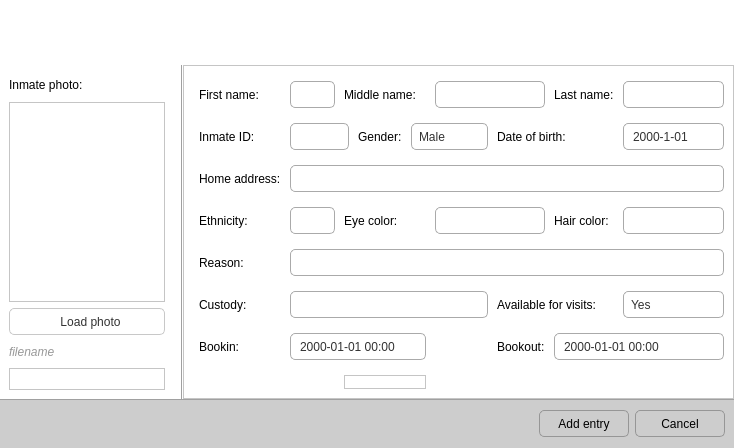
<?xml version="1.0" encoding="UTF-8"?>
<ui version="4.0">
 <class>newinmateform</class>
 <widget class="QWidget" name="newinmateform">
  <property name="geometry">
   <rect>
    <x>0</x>
    <y>0</y>
    <width>734</width>
    <height>448</height>
   </rect>
  </property>
  <property name="windowTitle">
   <string>Record editor</string>
  </property>
  <property name="windowIcon">
   <iconset resource="pms_resources.qrc">
    <normaloff>:/images/database.png</normaloff>:/images/database.png</iconset>
  </property>
  <layout class="QVBoxLayout" name="verticalLayout">
   <property name="spacing">
    <number>0</number>
   </property>
   <property name="leftMargin">
    <number>0</number>
   </property>
   <property name="topMargin">
    <number>0</number>
   </property>
   <property name="rightMargin">
    <number>0</number>
   </property>
   <property name="bottomMargin">
    <number>0</number>
   </property>
   <item>
    <widget class="QFrame" name="header">
     <property name="enabled">
      <bool>true</bool>
     </property>
     <property name="sizePolicy">
      <sizepolicy hsizetype="Expanding" vsizetype="Maximum">
       <horstretch>0</horstretch>
       <verstretch>0</verstretch>
      </sizepolicy>
     </property>
     <property name="minimumSize">
      <size>
       <width>0</width>
       <height>65</height>
      </size>
     </property>
     <property name="maximumSize">
      <size>
       <width>734</width>
       <height>65</height>
      </size>
     </property>
     <property name="styleSheet">
      <string notr="true">QWidget #header {
	background-color: rgb(255, 255, 255);
	background-image: url(:/images/newinmate_header.png);
}</string>
     </property>
     <property name="frameShape">
      <enum>QFrame::NoFrame</enum>
     </property>
     <property name="frameShadow">
      <enum>QFrame::Plain</enum>
     </property>
     <property name="lineWidth">
      <number>0</number>
     </property>
    </widget>
   </item>
   <item>
    <widget class="QFrame" name="frame_4">
     <property name="styleSheet">
      <string notr="true">QScrollBar:horizontal {
	background-color: white;
    height: 14px;
    margin: 0px 20px 0px 20px;
}

QScrollBar::handle:horizontal {
	background-color: rgb(195, 195, 195);
    min-width: 15px;
}

QScrollBar::add-line:horizontal {
	border-image: url(:/images/scroll_right.png);
    width: 16px;
    subcontrol-position: right;
    subcontrol-origin: margin;
}

QScrollBar::sub-line:horizontal {
	border-image: url(:/images/scroll_left.png);
    width: 16px;
    subcontrol-position: left;
    subcontrol-origin: margin;
}

QScrollBar:vertical {
	width:14px;
	background-color: white;
	margin: 20px 0px 20px 0px;
}

QScrollBar::handle:vertical {
	background-color: rgb(195, 195, 195);
    min-height: 15px;
}

QScrollBar::add-line:vertical {
	border-image: url(:/images/scroll_down.png);
    height: 16px;
    subcontrol-position: bottom;
    subcontrol-origin: margin;
}

QScrollBar::sub-line:vertical {
	border-image: url(:/images/scroll_up.png);
    height: 16px;
    subcontrol-position: top;
    subcontrol-origin: margin;
}

QFrame {
	background-color: rgb(255, 255, 255);
}</string>
     </property>
     <property name="frameShape">
      <enum>QFrame::NoFrame</enum>
     </property>
     <property name="frameShadow">
      <enum>QFrame::Raised</enum>
     </property>
     <layout class="QHBoxLayout" name="horizontalLayout">
      <property name="spacing">
       <number>0</number>
      </property>
      <property name="leftMargin">
       <number>0</number>
      </property>
      <property name="topMargin">
       <number>0</number>
      </property>
      <property name="rightMargin">
       <number>0</number>
      </property>
      <property name="bottomMargin">
       <number>0</number>
      </property>
      <item>
       <widget class="QFrame" name="frame">
        <property name="minimumSize">
         <size>
          <width>180</width>
          <height>0</height>
         </size>
        </property>
        <property name="maximumSize">
         <size>
          <width>180</width>
          <height>16777215</height>
         </size>
        </property>
        <property name="frameShape">
         <enum>QFrame::NoFrame</enum>
        </property>
        <property name="frameShadow">
         <enum>QFrame::Raised</enum>
        </property>
        <layout class="QVBoxLayout" name="verticalLayout_2">
         <property name="rightMargin">
          <number>15</number>
         </property>
         <item>
          <widget class="QLabel" name="label_13">
           <property name="maximumSize">
            <size>
             <width>16777215</width>
             <height>25</height>
            </size>
           </property>
           <property name="text">
            <string>Inmate photo:</string>
           </property>
          </widget>
         </item>
         <item>
          <widget class="QGraphicsView" name="gv_Photo">
           <property name="maximumSize">
            <size>
             <width>16777215</width>
             <height>200</height>
            </size>
           </property>
          </widget>
         </item>
         <item>
          <widget class="QPushButton" name="pushButton_4">
           <property name="minimumSize">
            <size>
             <width>0</width>
             <height>27</height>
            </size>
           </property>
           <property name="styleSheet">
            <string notr="true">QPushButton {
color: rgb(50, 50, 50);
padding-left:7px;
border-radius:5px;
border: 1px solid rgb(200, 200, 200);
background: qradialgradient(cx: 0.3, cy: -0.4,
fx: 0.3, fy: -0.4,
radius: 1.35, stop: 0 rgb(255, 255, 255), stop: 1 rgb(229, 229, 229));
}

QPushButton:hover {
color: rgb(255, 255, 255);
border-radius:5px;
border: 1px solid rgb(23, 120, 173);
background-color: ;
background: qradialgradient(cx: 0.3, cy: -0.4,
fx: 0.3, fy: -0.4,
radius: 1.35, stop: 0 rgb(161, 215, 255), stop: 1 #299ED6);
}

QPushButton:pressed {
border-radius:5px;
border: 1px solid #777777;
background-color: #222222;
}

QPushButton:checked {
border-radius:5px;
border: 1px solid rgb(150, 150, 150);
background-color: rgb(38, 38, 38);
}

</string>
           </property>
           <property name="text">
            <string>Load photo</string>
           </property>
          </widget>
         </item>
         <item>
          <widget class="QLabel" name="lbl_Filename">
           <property name="font">
            <font>
             <italic>true</italic>
            </font>
           </property>
           <property name="styleSheet">
            <string notr="true">color: rgb(152, 152, 152);</string>
           </property>
           <property name="text">
            <string>filename</string>
           </property>
           <property name="wordWrap">
            <bool>true</bool>
           </property>
          </widget>
         </item>
         <item>
          <widget class="QFrame" name="frame_8">
           <property name="minimumSize">
            <size>
             <width>100</width>
             <height>0</height>
            </size>
           </property>
           <property name="frameShape">
            <enum>QFrame::StyledPanel</enum>
           </property>
           <property name="frameShadow">
            <enum>QFrame::Raised</enum>
           </property>
          </widget>
         </item>
        </layout>
       </widget>
      </item>
      <item>
       <widget class="Line" name="line">
        <property name="styleSheet">
         <string notr="true">color: rgb(160, 160, 160);</string>
        </property>
        <property name="frameShadow">
         <enum>QFrame::Plain</enum>
        </property>
        <property name="orientation">
         <enum>Qt::Vertical</enum>
        </property>
       </widget>
      </item>
      <item>
       <widget class="QFrame" name="frame_2">
        <property name="frameShape">
         <enum>QFrame::StyledPanel</enum>
        </property>
        <property name="frameShadow">
         <enum>QFrame::Raised</enum>
        </property>
        <layout class="QGridLayout" name="gridLayout">
         <property name="leftMargin">
          <number>15</number>
         </property>
         <property name="topMargin">
          <number>15</number>
         </property>
         <property name="horizontalSpacing">
          <number>9</number>
         </property>
         <property name="verticalSpacing">
          <number>15</number>
         </property>
         <item row="0" column="0">
          <widget class="QLabel" name="label_3">
           <property name="text">
            <string>First name:</string>
           </property>
          </widget>
         </item>
         <item row="0" column="1">
          <widget class="QLineEdit" name="txtFirstName">
           <property name="minimumSize">
            <size>
             <width>0</width>
             <height>27</height>
            </size>
           </property>
           <property name="styleSheet">
            <string notr="true">QLineEdit {
color: rgb(50, 50, 50);
padding-left:7px;
border-radius:5px;
border: 1px solid rgb(170, 170, 170);
background: qradialgradient(cx: 0.3, cy: -0.4,
fx: 0.3, fy: -0.4,
radius: 1.35, stop: 0 rgb(254, 254, 254), stop: 1 rgb(252, 252, 252));
}

QLineEdit:hover {
border-radius:5px;
border: 1px solid rgb(23, 120, 173);
background-color: rgb(255, 255, 255);
}

QLineEdit:pressed {
border-radius:5px;
border: 1px solid #777777;
}
</string>
           </property>
          </widget>
         </item>
         <item row="0" column="2" colspan="3">
          <widget class="QLabel" name="label_14">
           <property name="text">
            <string>Middle name:</string>
           </property>
          </widget>
         </item>
         <item row="0" column="5" colspan="2">
          <widget class="QLineEdit" name="txtMidName">
           <property name="minimumSize">
            <size>
             <width>0</width>
             <height>27</height>
            </size>
           </property>
           <property name="styleSheet">
            <string notr="true">QLineEdit {
color: rgb(50, 50, 50);
padding-left:7px;
border-radius:5px;
border: 1px solid rgb(170, 170, 170);
background: qradialgradient(cx: 0.3, cy: -0.4,
fx: 0.3, fy: -0.4,
radius: 1.35, stop: 0 rgb(254, 254, 254), stop: 1 rgb(252, 252, 252));
}

QLineEdit:hover {
border-radius:5px;
border: 1px solid rgb(23, 120, 173);
background-color: rgb(255, 255, 255);
}

QLineEdit:pressed {
border-radius:5px;
border: 1px solid #777777;
}
</string>
           </property>
          </widget>
         </item>
         <item row="0" column="7">
          <widget class="QLabel" name="label_4">
           <property name="text">
            <string>Last name:</string>
           </property>
          </widget>
         </item>
         <item row="0" column="8">
          <widget class="QLineEdit" name="txtLastName">
           <property name="minimumSize">
            <size>
             <width>0</width>
             <height>27</height>
            </size>
           </property>
           <property name="styleSheet">
            <string notr="true">QLineEdit {
color: rgb(50, 50, 50);
padding-left:7px;
border-radius:5px;
border: 1px solid rgb(170, 170, 170);
background: qradialgradient(cx: 0.3, cy: -0.4,
fx: 0.3, fy: -0.4,
radius: 1.35, stop: 0 rgb(254, 254, 254), stop: 1 rgb(252, 252, 252));
}

QLineEdit:hover {
border-radius:5px;
border: 1px solid rgb(23, 120, 173);
background-color: rgb(255, 255, 255);
}

QLineEdit:pressed {
border-radius:5px;
border: 1px solid #777777;
}
</string>
           </property>
          </widget>
         </item>
         <item row="1" column="0">
          <widget class="QLabel" name="label_16">
           <property name="text">
            <string>Inmate ID:</string>
           </property>
          </widget>
         </item>
         <item row="1" column="1" colspan="2">
          <widget class="QLineEdit" name="txtID">
           <property name="minimumSize">
            <size>
             <width>0</width>
             <height>27</height>
            </size>
           </property>
           <property name="styleSheet">
            <string notr="true">QLineEdit {
color: rgb(50, 50, 50);
padding-left:7px;
border-radius:5px;
border: 1px solid rgb(170, 170, 170);
background: qradialgradient(cx: 0.3, cy: -0.4,
fx: 0.3, fy: -0.4,
radius: 1.35, stop: 0 rgb(254, 254, 254), stop: 1 rgb(252, 252, 252));
}

QLineEdit:hover {
border-radius:5px;
border: 1px solid rgb(23, 120, 173);
background-color: rgb(255, 255, 255);
}

QLineEdit:pressed {
border-radius:5px;
border: 1px solid #777777;
}
</string>
           </property>
          </widget>
         </item>
         <item row="1" column="3">
          <widget class="QLabel" name="label_6">
           <property name="text">
            <string>Gender:</string>
           </property>
          </widget>
         </item>
         <item row="1" column="4" colspan="2">
          <widget class="QComboBox" name="cmbGender">
           <property name="minimumSize">
            <size>
             <width>0</width>
             <height>27</height>
            </size>
           </property>
           <property name="styleSheet">
            <string notr="true">QComboBox {
color: rgb(50, 50, 50);
padding-left:7px;
border-radius:5px;
border: 1px solid rgb(170, 170, 170);
background: qradialgradient(cx: 0.3, cy: -0.4,
fx: 0.3, fy: -0.4,
radius: 1.35, stop: 0 rgb(254, 254, 254), stop: 1 rgb(248, 248, 248));
}

QComboBox:hover {
color: rgb(255, 255, 255);
border-radius:5px;
border: 1px solid rgb(23, 120, 173);
background-color: ;
background: qradialgradient(cx: 0.3, cy: -0.4,
fx: 0.3, fy: -0.4,
radius: 1.35, stop: 0 rgb(161, 215, 255), stop: 1 #299ED6);
}

QComboBox:pressed {
border-radius:5px;
border: 1px solid #777777;
}

QComboBox::drop-down {
	subcontrol-origin: padding;
	subcontrol-position: top right;
	width: 25px;
 
	border-top-right-radius: 3px;
	border-bottom-right-radius: 3px;
}

QComboBox::down-arrow {
	image: url(:/images/cmbbox_arrow.png);
}
</string>
           </property>
           <item>
            <property name="text">
             <string>Male</string>
            </property>
           </item>
           <item>
            <property name="text">
             <string>Female</string>
            </property>
           </item>
          </widget>
         </item>
         <item row="1" column="6" colspan="2">
          <widget class="QLabel" name="label_5">
           <property name="text">
            <string>Date of birth:</string>
           </property>
          </widget>
         </item>
         <item row="1" column="8">
          <widget class="QDateEdit" name="deDOB">
           <property name="minimumSize">
            <size>
             <width>0</width>
             <height>27</height>
            </size>
           </property>
           <property name="styleSheet">
            <string notr="true">QDateEdit {
color: rgb(50, 50, 50);
padding-left:7px;
border-radius:5px;
border: 1px solid rgb(170, 170, 170);
background: qradialgradient(cx: 0.3, cy: -0.4,
fx: 0.3, fy: -0.4,
radius: 1.35, stop: 0 rgb(254, 254, 254), stop: 1 rgb(252, 252, 252));
}

QDateEdit:hover {
border-radius:5px;
border: 1px solid rgb(23, 120, 173);
background-color: rgb(255, 255, 255);
}

QDateEdit:pressed {
border-radius:5px;
border: 1px solid #777777;
}

QDateEdit::down-button {
	subcontrol-origin: padding;
	subcontrol-position: bottom right;
	width: 25px;
 
	border-top-right-radius: 1px;
	border-bottom-right-radius: 1px;
}

QDateEdit::down-button:hover {
	background-color: rgb(227, 227, 227);
}


QDateEdit::down-arrow {
	image: url(:/images/scroll_down.png);
}

QDateEdit::up-button {
	subcontrol-origin: padding;
	subcontrol-position: top right;
	width: 25px;
 
	border-top-right-radius: 1px;
	border-bottom-right-radius: 1px;
}

QDateEdit::up-button:hover {
	background-color: rgb(227, 227, 227);
}

QDateEdit::up-arrow {
	image: url(:/images/scroll_up.png);
}
</string>
           </property>
           <property name="displayFormat">
            <string>yyyy-M-dd</string>
           </property>
          </widget>
         </item>
         <item row="2" column="0">
          <widget class="QLabel" name="label_8">
           <property name="text">
            <string>Home address:</string>
           </property>
          </widget>
         </item>
         <item row="2" column="1" colspan="8">
          <widget class="QLineEdit" name="txtAddress">
           <property name="minimumSize">
            <size>
             <width>0</width>
             <height>27</height>
            </size>
           </property>
           <property name="styleSheet">
            <string notr="true">QLineEdit {
color: rgb(50, 50, 50);
padding-left:7px;
border-radius:5px;
border: 1px solid rgb(170, 170, 170);
background: qradialgradient(cx: 0.3, cy: -0.4,
fx: 0.3, fy: -0.4,
radius: 1.35, stop: 0 rgb(254, 254, 254), stop: 1 rgb(252, 252, 252));
}

QLineEdit:hover {
border-radius:5px;
border: 1px solid rgb(23, 120, 173);
background-color: rgb(255, 255, 255);
}

QLineEdit:pressed {
border-radius:5px;
border: 1px solid #777777;
}
</string>
           </property>
          </widget>
         </item>
         <item row="3" column="0">
          <widget class="QLabel" name="label_7">
           <property name="text">
            <string>Ethnicity:</string>
           </property>
          </widget>
         </item>
         <item row="3" column="1">
          <widget class="QLineEdit" name="txtEth">
           <property name="minimumSize">
            <size>
             <width>0</width>
             <height>27</height>
            </size>
           </property>
           <property name="styleSheet">
            <string notr="true">QLineEdit {
color: rgb(50, 50, 50);
padding-left:7px;
border-radius:5px;
border: 1px solid rgb(170, 170, 170);
background: qradialgradient(cx: 0.3, cy: -0.4,
fx: 0.3, fy: -0.4,
radius: 1.35, stop: 0 rgb(254, 254, 254), stop: 1 rgb(252, 252, 252));
}

QLineEdit:hover {
border-radius:5px;
border: 1px solid rgb(23, 120, 173);
background-color: rgb(255, 255, 255);
}

QLineEdit:pressed {
border-radius:5px;
border: 1px solid #777777;
}
</string>
           </property>
          </widget>
         </item>
         <item row="3" column="2" colspan="2">
          <widget class="QLabel" name="label_9">
           <property name="text">
            <string>Eye color:</string>
           </property>
          </widget>
         </item>
         <item row="3" column="5" colspan="2">
          <widget class="QLineEdit" name="txtEyes">
           <property name="minimumSize">
            <size>
             <width>0</width>
             <height>27</height>
            </size>
           </property>
           <property name="styleSheet">
            <string notr="true">QLineEdit {
color: rgb(50, 50, 50);
padding-left:7px;
border-radius:5px;
border: 1px solid rgb(170, 170, 170);
background: qradialgradient(cx: 0.3, cy: -0.4,
fx: 0.3, fy: -0.4,
radius: 1.35, stop: 0 rgb(254, 254, 254), stop: 1 rgb(252, 252, 252));
}

QLineEdit:hover {
border-radius:5px;
border: 1px solid rgb(23, 120, 173);
background-color: rgb(255, 255, 255);
}

QLineEdit:pressed {
border-radius:5px;
border: 1px solid #777777;
}
</string>
           </property>
          </widget>
         </item>
         <item row="3" column="7">
          <widget class="QLabel" name="label_10">
           <property name="text">
            <string>Hair color:</string>
           </property>
          </widget>
         </item>
         <item row="3" column="8">
          <widget class="QLineEdit" name="txtHair">
           <property name="minimumSize">
            <size>
             <width>0</width>
             <height>27</height>
            </size>
           </property>
           <property name="styleSheet">
            <string notr="true">QLineEdit {
color: rgb(50, 50, 50);
padding-left:7px;
border-radius:5px;
border: 1px solid rgb(170, 170, 170);
background: qradialgradient(cx: 0.3, cy: -0.4,
fx: 0.3, fy: -0.4,
radius: 1.35, stop: 0 rgb(254, 254, 254), stop: 1 rgb(252, 252, 252));
}

QLineEdit:hover {
border-radius:5px;
border: 1px solid rgb(23, 120, 173);
background-color: rgb(255, 255, 255);
}

QLineEdit:pressed {
border-radius:5px;
border: 1px solid #777777;
}
</string>
           </property>
          </widget>
         </item>
         <item row="4" column="0">
          <widget class="QLabel" name="label_11">
           <property name="text">
            <string>Reason:</string>
           </property>
          </widget>
         </item>
         <item row="4" column="1" colspan="8">
          <widget class="QLineEdit" name="txtReason">
           <property name="minimumSize">
            <size>
             <width>0</width>
             <height>27</height>
            </size>
           </property>
           <property name="styleSheet">
            <string notr="true">QLineEdit {
color: rgb(50, 50, 50);
padding-left:7px;
border-radius:5px;
border: 1px solid rgb(170, 170, 170);
background: qradialgradient(cx: 0.3, cy: -0.4,
fx: 0.3, fy: -0.4,
radius: 1.35, stop: 0 rgb(254, 254, 254), stop: 1 rgb(252, 252, 252));
}

QLineEdit:hover {
border-radius:5px;
border: 1px solid rgb(23, 120, 173);
background-color: rgb(255, 255, 255);
}

QLineEdit:pressed {
border-radius:5px;
border: 1px solid #777777;
}
</string>
           </property>
          </widget>
         </item>
         <item row="5" column="0">
          <widget class="QLabel" name="label_12">
           <property name="text">
            <string>Custody:</string>
           </property>
          </widget>
         </item>
         <item row="5" column="1" colspan="5">
          <widget class="QLineEdit" name="txtCustody">
           <property name="minimumSize">
            <size>
             <width>0</width>
             <height>27</height>
            </size>
           </property>
           <property name="styleSheet">
            <string notr="true">QLineEdit {
color: rgb(50, 50, 50);
padding-left:7px;
border-radius:5px;
border: 1px solid rgb(170, 170, 170);
background: qradialgradient(cx: 0.3, cy: -0.4,
fx: 0.3, fy: -0.4,
radius: 1.35, stop: 0 rgb(254, 254, 254), stop: 1 rgb(252, 252, 252));
}

QLineEdit:hover {
border-radius:5px;
border: 1px solid rgb(23, 120, 173);
background-color: rgb(255, 255, 255);
}

QLineEdit:pressed {
border-radius:5px;
border: 1px solid #777777;
}
</string>
           </property>
          </widget>
         </item>
         <item row="5" column="6" colspan="2">
          <widget class="QLabel" name="label_15">
           <property name="text">
            <string>Available for visits:</string>
           </property>
          </widget>
         </item>
         <item row="5" column="8">
          <widget class="QComboBox" name="cmbAvailable">
           <property name="minimumSize">
            <size>
             <width>0</width>
             <height>27</height>
            </size>
           </property>
           <property name="styleSheet">
            <string notr="true">QComboBox {
color: rgb(50, 50, 50);
padding-left:7px;
border-radius:5px;
border: 1px solid rgb(170, 170, 170);
background: qradialgradient(cx: 0.3, cy: -0.4,
fx: 0.3, fy: -0.4,
radius: 1.35, stop: 0 rgb(254, 254, 254), stop: 1 rgb(248, 248, 248));
}

QComboBox:hover {
color: rgb(255, 255, 255);
border-radius:5px;
border: 1px solid rgb(23, 120, 173);
background-color: ;
background: qradialgradient(cx: 0.3, cy: -0.4,
fx: 0.3, fy: -0.4,
radius: 1.35, stop: 0 rgb(161, 215, 255), stop: 1 #299ED6);
}

QComboBox:pressed {
border-radius:5px;
border: 1px solid #777777;
}

QComboBox::drop-down {
	subcontrol-origin: padding;
	subcontrol-position: top right;
	width: 25px;
 
	border-top-right-radius: 3px;
	border-bottom-right-radius: 3px;
}

QComboBox::down-arrow {
	image: url(:/images/cmbbox_arrow.png);
}
</string>
           </property>
           <item>
            <property name="text">
             <string>Yes</string>
            </property>
           </item>
           <item>
            <property name="text">
             <string>No</string>
            </property>
           </item>
          </widget>
         </item>
         <item row="6" column="0">
          <widget class="QLabel" name="label_17">
           <property name="text">
            <string>Bookin:</string>
           </property>
          </widget>
         </item>
         <item row="6" column="6">
          <widget class="QLabel" name="lblBookout">
           <property name="text">
            <string>Bookout:</string>
           </property>
          </widget>
         </item>
         <item row="6" column="7" colspan="2">
          <widget class="QDateTimeEdit" name="deBookout">
           <property name="minimumSize">
            <size>
             <width>0</width>
             <height>27</height>
            </size>
           </property>
           <property name="styleSheet">
            <string notr="true">QDateTimeEdit {
color: rgb(50, 50, 50);
padding-left:7px;
border-radius:5px;
border: 1px solid rgb(170, 170, 170);
background: qradialgradient(cx: 0.3, cy: -0.4,
fx: 0.3, fy: -0.4,
radius: 1.35, stop: 0 rgb(254, 254, 254), stop: 1 rgb(252, 252, 252));
}

QDateTimeEdit:hover {
border-radius:5px;
border: 1px solid rgb(23, 120, 173);
background-color: rgb(255, 255, 255);
}

QDateTimeEdit:pressed {
border-radius:5px;
border: 1px solid #777777;
}

QDateTimeEdit::down-button {
	subcontrol-origin: padding;
	subcontrol-position: bottom right;
	width: 25px;
 
	border-top-right-radius: 1px;
	border-bottom-right-radius: 1px;
}

QDateTimeEdit::down-button:hover {
	background-color: rgb(227, 227, 227);
}


QDateTimeEdit::down-arrow {
	image: url(:/images/scroll_down.png);
}

QDateTimeEdit::up-button {
	subcontrol-origin: padding;
	subcontrol-position: top right;
	width: 25px;
 
	border-top-right-radius: 1px;
	border-bottom-right-radius: 1px;
}

QDateTimeEdit::up-button:hover {
	background-color: rgb(227, 227, 227);
}

QDateTimeEdit::up-arrow {
	image: url(:/images/scroll_up.png);
}
</string>
           </property>
           <property name="displayFormat">
            <string>yyyy-MM-dd HH:mm</string>
           </property>
          </widget>
         </item>
         <item row="7" column="2" colspan="3">
          <widget class="QFrame" name="frame_7">
           <property name="frameShape">
            <enum>QFrame::StyledPanel</enum>
           </property>
           <property name="frameShadow">
            <enum>QFrame::Raised</enum>
           </property>
          </widget>
         </item>
         <item row="6" column="1" colspan="4">
          <widget class="QDateTimeEdit" name="deBookin">
           <property name="minimumSize">
            <size>
             <width>0</width>
             <height>27</height>
            </size>
           </property>
           <property name="styleSheet">
            <string notr="true">QDateTimeEdit {
color: rgb(50, 50, 50);
padding-left:7px;
border-radius:5px;
border: 1px solid rgb(170, 170, 170);
background: qradialgradient(cx: 0.3, cy: -0.4,
fx: 0.3, fy: -0.4,
radius: 1.35, stop: 0 rgb(254, 254, 254), stop: 1 rgb(252, 252, 252));
}

QDateTimeEdit:hover {
border-radius:5px;
border: 1px solid rgb(23, 120, 173);
background-color: rgb(255, 255, 255);
}

QDateTimeEdit:pressed {
border-radius:5px;
border: 1px solid #777777;
}

QDateTimeEdit::down-button {
	subcontrol-origin: padding;
	subcontrol-position: bottom right;
	width: 25px;
 
	border-top-right-radius: 1px;
	border-bottom-right-radius: 1px;
}

QDateTimeEdit::down-button:hover {
	background-color: rgb(227, 227, 227);
}


QDateTimeEdit::down-arrow {
	image: url(:/images/scroll_down.png);
}

QDateTimeEdit::up-button {
	subcontrol-origin: padding;
	subcontrol-position: top right;
	width: 25px;
 
	border-top-right-radius: 1px;
	border-bottom-right-radius: 1px;
}

QDateTimeEdit::up-button:hover {
	background-color: rgb(227, 227, 227);
}

QDateTimeEdit::up-arrow {
	image: url(:/images/scroll_up.png);
}
</string>
           </property>
           <property name="displayFormat">
            <string>yyyy-MM-dd HH:mm</string>
           </property>
          </widget>
         </item>
        </layout>
        <zorder>label_12</zorder>
        <zorder>label_4</zorder>
        <zorder>txtHair</zorder>
        <zorder>deDOB</zorder>
        <zorder>txtEth</zorder>
        <zorder>txtLastName</zorder>
        <zorder>label_9</zorder>
        <zorder>label_5</zorder>
        <zorder>label_3</zorder>
        <zorder>label_7</zorder>
        <zorder>txtFirstName</zorder>
        <zorder>txtAddress</zorder>
        <zorder>label_11</zorder>
        <zorder>txtEyes</zorder>
        <zorder>label_6</zorder>
        <zorder>label_10</zorder>
        <zorder>txtReason</zorder>
        <zorder>cmbGender</zorder>
        <zorder>txtCustody</zorder>
        <zorder>label_8</zorder>
        <zorder>txtMidName</zorder>
        <zorder>label_14</zorder>
        <zorder>frame_7</zorder>
        <zorder>label_15</zorder>
        <zorder>cmbAvailable</zorder>
        <zorder>label_16</zorder>
        <zorder>txtID</zorder>
        <zorder>label_17</zorder>
        <zorder>lblBookout</zorder>
        <zorder>deBookin</zorder>
        <zorder>deBookout</zorder>
       </widget>
      </item>
     </layout>
    </widget>
   </item>
   <item>
    <widget class="Line" name="line_2">
     <property name="minimumSize">
      <size>
       <width>0</width>
       <height>1</height>
      </size>
     </property>
     <property name="maximumSize">
      <size>
       <width>16777215</width>
       <height>1</height>
      </size>
     </property>
     <property name="styleSheet">
      <string notr="true">color: rgb(160, 160, 160);</string>
     </property>
     <property name="frameShadow">
      <enum>QFrame::Plain</enum>
     </property>
     <property name="lineWidth">
      <number>0</number>
     </property>
     <property name="orientation">
      <enum>Qt::Horizontal</enum>
     </property>
    </widget>
   </item>
   <item>
    <widget class="QFrame" name="frame_5">
     <property name="minimumSize">
      <size>
       <width>0</width>
       <height>48</height>
      </size>
     </property>
     <property name="maximumSize">
      <size>
       <width>16777215</width>
       <height>48</height>
      </size>
     </property>
     <property name="styleSheet">
      <string notr="true">QPushButton {
border-radius: 5px;
border: 1px solid rgb(150, 150, 150);
background: qradialgradient(cx: 0.3, cy: -0.4,
fx: 0.3, fy: -0.4,
radius: 1.35, stop: 0 #fff, stop: 1 #ccc);
}

QPushButton:hover {
border-style: inset;
background-color: #FFFFFF;
border: 2px solid #299ed6;
}

QPushButton:pressed {
border: 1px solid rgb(140, 140, 140);
background: qradialgradient(cx: 0.3, cy: -0.4,
fx: 0.3, fy: -0.4,
radius: 1.35, stop: 0 #999, stop: 1 #ddd);
}

#frame_5 {
border: none;
background-color: rgb(205, 205, 205);
}
</string>
     </property>
     <property name="frameShape">
      <enum>QFrame::NoFrame</enum>
     </property>
     <property name="frameShadow">
      <enum>QFrame::Plain</enum>
     </property>
     <property name="lineWidth">
      <number>0</number>
     </property>
     <layout class="QHBoxLayout" name="horizontalLayout_2">
      <property name="spacing">
       <number>6</number>
      </property>
      <property name="leftMargin">
       <number>9</number>
      </property>
      <property name="topMargin">
       <number>0</number>
      </property>
      <property name="rightMargin">
       <number>9</number>
      </property>
      <property name="bottomMargin">
       <number>0</number>
      </property>
      <item>
       <widget class="QFrame" name="frame_6">
        <property name="styleSheet">
         <string notr="true">border: none;
background-color:0;</string>
        </property>
        <property name="frameShape">
         <enum>QFrame::NoFrame</enum>
        </property>
        <property name="frameShadow">
         <enum>QFrame::Raised</enum>
        </property>
       </widget>
      </item>
      <item>
       <widget class="QPushButton" name="pushButton_2">
        <property name="minimumSize">
         <size>
          <width>80</width>
          <height>27</height>
         </size>
        </property>
        <property name="maximumSize">
         <size>
          <width>90</width>
          <height>27</height>
         </size>
        </property>
        <property name="text">
         <string>Add entry</string>
        </property>
        <property name="icon">
         <iconset resource="pms_resources.qrc">
          <normaloff>:/images/add_new.png</normaloff>:/images/add_new.png</iconset>
        </property>
        <property name="iconSize">
         <size>
          <width>24</width>
          <height>24</height>
         </size>
        </property>
       </widget>
      </item>
      <item>
       <widget class="QPushButton" name="pushButton">
        <property name="minimumSize">
         <size>
          <width>80</width>
          <height>27</height>
         </size>
        </property>
        <property name="maximumSize">
         <size>
          <width>90</width>
          <height>27</height>
         </size>
        </property>
        <property name="styleSheet">
         <string notr="true"/>
        </property>
        <property name="text">
         <string>Cancel</string>
        </property>
        <property name="icon">
         <iconset resource="pms_resources.qrc">
          <normaloff>:/images/cancel.png</normaloff>:/images/cancel.png</iconset>
        </property>
        <property name="iconSize">
         <size>
          <width>24</width>
          <height>24</height>
         </size>
        </property>
       </widget>
      </item>
     </layout>
    </widget>
   </item>
  </layout>
 </widget>
 <resources>
  <include location="pms_resources.qrc"/>
 </resources>
 <connections/>
</ui>
